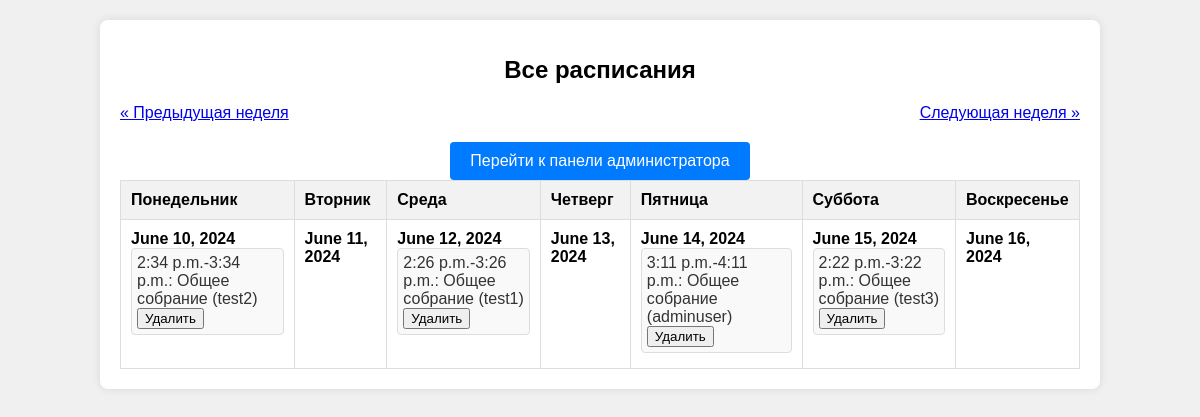
Page /all_schedules/ (signed in) on the committed database.
### accounts/models.py (models this page shows, shortened)
class Schedule(models.Model):
    user = models.ForeignKey(CustomUser, on_delete=models.CASCADE, related_name='schedules')
    date = models.DateField()
    time_from = models.TimeField()
    time_to = models.TimeField()
    description = models.TextField()

class CustomUser(AbstractUser):
    work_rate = models.FloatField(default=1.0)
    primary_modality = models.CharField(max_length=100)
    additional_modalities = models.ManyToManyField('Modality', blank=True)
    admin = models.BooleanField(default=False)

### accounts/views.py (the view)
# urls.py: path('all_schedules/', views.all_schedules, name='all_schedules'),
@login_required
def all_schedules(request):
    if not request.user.admin:
        return HttpResponseForbidden("You are not authorized to access this page.")
    today = datetime.today()
    current_week = request.GET.get('week', 0)
    try:
        current_week = int(current_week)
    except ValueError:
        current_week = 0
    start_of_week = today + timedelta(weeks=current_week, days=-today.weekday())
    end_of_week = start_of_week + timedelta(days=6)
    schedules = Schedule.objects.filter(date__range=[start_of_week, end_of_week]).select_related('user')
    days = [(start_of_week + timedelta(days=i)).date() for i in range(7)]
    week_schedules = {day: [] for day in days}
    for schedule in schedules:
        week_schedules[schedule.date].append(schedule)
    context = {
        'week_schedules': week_schedules,
        'current_week': current_week
    }
    return render(request, 'accounts/all_schedules.html', context)

### accounts/templates/accounts/all_schedules.html (shortened to what this page needs)
<!DOCTYPE html>
<html lang="en">
<head>
    {% load static %}
    <link rel="stylesheet" href="{% static 'accounts/css/all_schedules.css' %}">
</head>
<body>
    <div class="schedules-container">
        <h1>Все расписания</h1>
        <div class="navigation">
            <a href="?week={{ current_week|add:"-1" }}">&laquo; Предыдущая неделя</a>
            <a href="?week={{ current_week|add:"1" }}">Следующая неделя &raquo;</a>
        </div>
        {% if request.user.admin %}
        <div class="admin-button">
            <a href="{% url 'admin_panel' %}">
                <button>Перейти к панели администратора</button>
            </a>
        </div>
        {% endif %}
        <table>
            <thead>
                <tr>
                    <th>Понедельник</th>
                    <th>Вторник</th>
                    <th>Среда</th>
                    <th>Четверг</th>
                    <th>Пятница</th>
                    <th>Суббота</th>
                    <th>Воскресенье</th>
                </tr>
            </thead>
            <tbody>
                <tr>
                    {% for day, schedules in week_schedules.items %}
                    <td>
                        <strong>{{ day }}</strong>
                        <ul>
                            {% for schedule in schedules %}
                            <li>
                                {{ schedule.time_from }}-{{ schedule.time_to }}: {{ schedule.description }} ({{ schedule.user.username }})
                                {% if request.user.admin %}
                                <form method="POST" action="{% url 'delete_schedule' schedule.id %}" style="display:inline;">
                                    <button type="submit" onclick="return confirm('Are you sure you want to delete this schedule?');">Удалить</button>
                                </form>
                                {% endif %}
                            </li>
                            {% endfor %}
                        </ul>
                    </td>
                    {% endfor %}
                </tr>
            </tbody>
        </table>
    </div>
</body>
</html>

### accounts/static/accounts/css/all_schedules.css (style rules this page uses)
body { font-family: Arial, sans-serif; background-color: #f0f0f0; margin: 0; padding: 0; }
.schedules-container, .admin-container { width: 80%; margin: 0 auto; background-color: #ffffff; padding: 20px; border-radius: 8px; box-shadow: 0 0 10px rgba(0, 0, 0, 0.1); margin-top: 20px; }
.schedules-container h1, .admin-container h1 { text-align: center; font-size: 24px; margin-bottom: 20px; }
.navigation { display: flex; justify-content: space-between; margin-bottom: 20px; }
table { width: 100%; border-collapse: collapse; }
thead { background-color: #f9f9f9; }
th, td { border: 1px solid #ddd; padding: 10px; text-align: left; vertical-align: top; }
th { background-color: #f2f2f2; }
ul { list-style-type: none; padding: 0; margin: 0; }
li { background-color: #f9f9f9; padding: 5px; border: 1px solid #ddd; margin-bottom: 5px; border-radius: 4px; color: #333; }
.admin-button { text-align: center; margin-top: 20px; }
.admin-button button { padding: 10px 20px; font-size: 16px; border: none; border-radius: 4px; background-color: #007BFF; color: white; cursor: pointer; transition: background-color 0.3s; }

### rows in the picture
Schedule: date "June 10, 2024", time_from "2:34 p.m.", time_to "3:34 p.m.", description "Общее собрание", user.username "test2"
Schedule: date "June 12, 2024", time_from "2:26 p.m.", time_to "3:26 p.m.", description "Общее собрание", user.username "test1"
Schedule: date "June 14, 2024", time_from "3:11 p.m.", time_to "4:11 p.m.", description "Общее собрание", user.username "adminuser"
Schedule: date "June 15, 2024", time_from "2:22 p.m.", time_to "3:22 p.m.", description "Общее собрание", user.username "test3"

### other values in the picture
{{ day }} "June 11, 2024" "June 13, 2024" "June 16, 2024"
